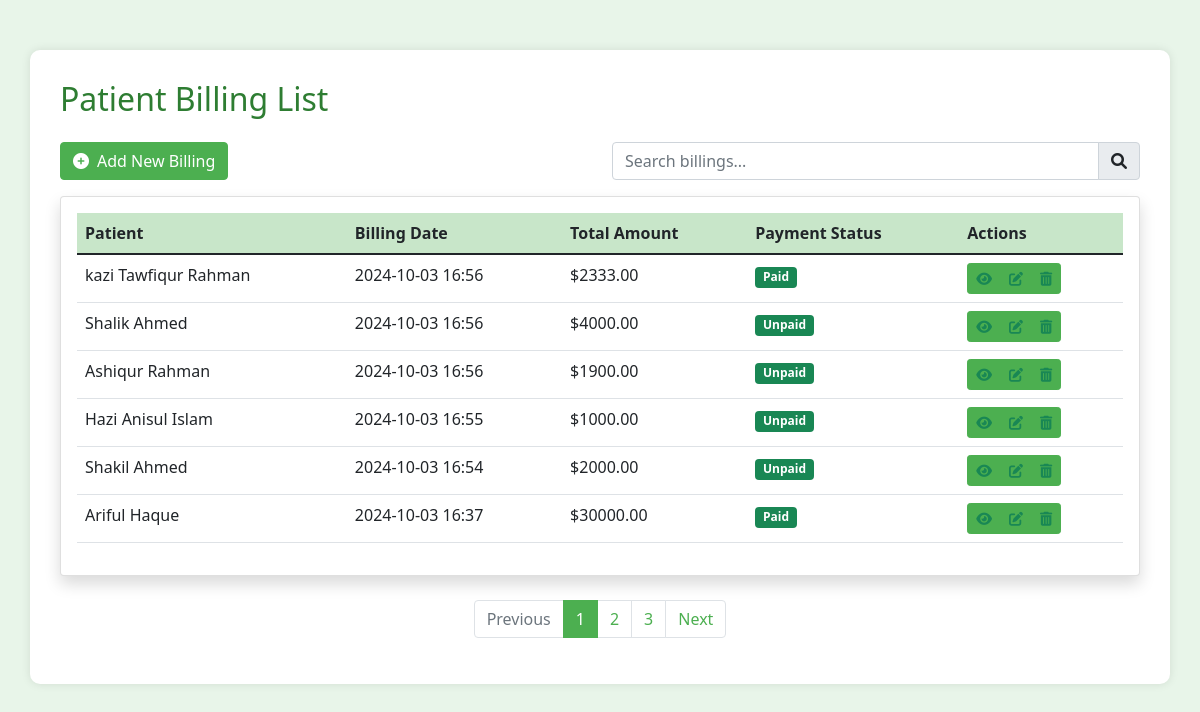
Screenshot of /patient-billing/ (signed in) with the database file from the repository.
### hospital/models.py (models this page shows, shortened)
class PatientBilling(models.Model):
    PAYMENT_STATUS_CHOICES = [
        ('paid', 'Paid'),
        ('unpaid', 'Unpaid'),
        ('partial', 'Partial'),
    ]
    patient = models.ForeignKey(Patient, on_delete=models.CASCADE, related_name='billings')
    billing_date = models.DateTimeField(default=timezone.now)
    total_amount = models.DecimalField(max_digits=10, decimal_places=2)
    payment_status = models.CharField(max_length=10, choices=PAYMENT_STATUS_CHOICES, default='unpaid')
    description = models.TextField(blank=True)

class Patient(models.Model):
    PATIENT_TYPES = [
        ('indoor', 'Indoor'),
        ('outdoor', 'Outdoor'),
    ]
    name = models.CharField(max_length=200, null=True, blank=True)
    date_of_birth = models.DateField(null=True, blank=True)
    gender = models.CharField(max_length=10, null=True, blank=True,
                    choices=[('M', 'Male'), ('F', 'Female'), ('O', 'Other')])
    phone_number = models.CharField(max_length=15, null=True, blank=True)
    email = models.EmailField(null=True, blank=True)
    address = models.TextField(null=True, blank=True)
    photo = models.ImageField(upload_to='patient_photos/', null=True, blank=True)
    patient_type = models.CharField(max_length=7,
                                    choices=PATIENT_TYPES, default='outdoor')
    is_admitted = models.BooleanField(default=False)
    admission_date = models.DateTimeField(null=True, blank=True)
    discharge_date = models.DateTimeField(null=True, blank=True)
    bed = models.OneToOneField(Bed, on_delete=models.SET_NULL,
                               null=True, blank=True, related_name='current_patient')

### hospital/views.py (the view)
# urls.py: path('patient-billing/', views.patient_billing_list, name='patient_billing_list'),
@login_required
def patient_billing_list(request):
    billings = PatientBilling.objects.all().order_by('-billing_date')
    return render(request, 'hospital/patient_billing_list.html', {'billings': billings})

### hospital/templates/hospital/patient_billing_list.html (shortened to what this page needs)
{% load static %}
<!DOCTYPE html>
<html lang="en">
<head>
    <link href="https://cdn.jsdelivr.net/npm/bootstrap@5.1.3/dist/css/bootstrap.min.css" rel="stylesheet">
    <link rel="stylesheet" href="https://cdnjs.cloudflare.com/ajax/libs/font-awesome/6.0.0-beta3/css/all.min.css">
</head>
<body>
    <div class="container">
        <h2 class="text-primary mb-4">Patient Billing List</h2>
        <div class="row mb-3">
            <div class="col-md-6">
                <a href="{% url 'patient_billing_add' %}" class="btn btn-success">
                    <i class="fas fa-plus-circle me-2"></i>Add New Billing
                </a>
            </div>
            <div class="col-md-6">
                <div class="input-group">
                    <input type="text" class="form-control" id="searchInput" placeholder="Search billings...">
                    <span class="input-group-text"><i class="fas fa-search"></i></span>
                </div>
            </div>
        </div>
        <div class="card shadow">
            <div class="card-body">
                <div class="table-responsive">
                    <table class="table table-hover">
                        <thead>
                            <tr>
                                <th>Patient</th>
                                <th>Billing Date</th>
                                <th>Total Amount</th>
                                <th>Payment Status</th>
                                <th>Actions</th>
                            </tr>
                        </thead>
                        <tbody>
                            {% for billing in billings %}
                            <tr>
                                <td>
                                    {{ billing.patient.name }}
                                </td>
                                <td>{{ billing.billing_date|date:"Y-m-d H:i" }}</td>
                                <td>${{ billing.total_amount|floatformat:2 }}</td>
                                <td>
                                    <span class="badge bg-success">
                                        {{ billing.get_payment_status_display }}
                                    </span>
                                </td>
                                <td>
                                    <div class="btn-group" role="group">
                                        <a href="{% url 'patient_billing_view' billing.id %}" class="btn btn-sm btn-outline-success" title="View">
                                            <i class="fas fa-eye"></i>
                                        </a>
                                        <a href="{% url 'patient_billing_edit' billing.id %}" class="btn btn-sm btn-outline-success" title="Edit">
                                            <i class="fas fa-edit"></i>
                                        </a>
                                        <a href="{% url 'patient_billing_delete' billing.id %}" class="btn btn-sm btn-outline-success" title="Delete" onclick="return confirm('Are you sure you want to delete this billing?');">
                                            <i class="fas fa-trash-alt"></i>
                                        </a>
                                    </div>
                                </td>
                            </tr>
                            {% empty %}
                            <tr>
                                <td colspan="5" class="text-center">No billing records found.</td>
                            </tr>
                            {% endfor %}
                        </tbody>
                    </table>
                </div>
            </div>
        </div>
        <nav aria-label="Page navigation" class="mt-4">
            <ul class="pagination justify-content-center">
                <li class="page-item disabled">
                    <a class="page-link" href="#" tabindex="-1" aria-disabled="true">Previous</a>
                </li>
                <li class="page-item active"><a class="page-link" href="#" style="background-color: #4CAF50; border-color: #4CAF50;">1</a></li>
                <li class="page-item"><a class="page-link" href="#" style="color: #4CAF50;">2</a></li>
                <li class="page-item"><a class="page-link" href="#" style="color: #4CAF50;">3</a></li>
                <li class="page-item">
                    <a class="page-link" href="#" style="color: #4CAF50;">Next</a>
                </li>
            </ul>
        </nav>
    </div>
</body>
</html>

### hospital/templates/hospital/patient_billing_list.html (style rules this page uses)
body { background-color: #e8f5e9; }
.container { background-color: #ffffff; border-radius: 10px; box-shadow: 0 0 10px rgba(0,0,0,0.1); padding: 30px; margin-top: 50px; }
.table th { background-color: #c8e6c9; }
.btn-success, .btn-outline-success, .bg-success { background-color: #4CAF50; border-color: #4CAF50; }
.text-primary { color: #2e7d32 !important; }
.badge { background-color: #4CAF50; }

### rows the page displays
PatientBilling: patient.name "kazi Tawfiqur Rahman", billing_date "2024-10-03 16:56", total_amount "2333.00", payment_status "Paid"
PatientBilling: patient.name "Shalik Ahmed", billing_date "2024-10-03 16:56", total_amount "4000.00", payment_status "Unpaid"
PatientBilling: patient.name "Ashiqur Rahman", billing_date "2024-10-03 16:56", total_amount "1900.00", payment_status "Unpaid"
PatientBilling: patient.name "Hazi Anisul Islam", billing_date "2024-10-03 16:55", total_amount "1000.00", payment_status "Unpaid"
PatientBilling: patient.name "Shakil Ahmed", billing_date "2024-10-03 16:54", total_amount "2000.00", payment_status "Unpaid"
PatientBilling: patient.name "Ariful Haque", billing_date "2024-10-03 16:37", total_amount "30000.00", payment_status "Paid"
